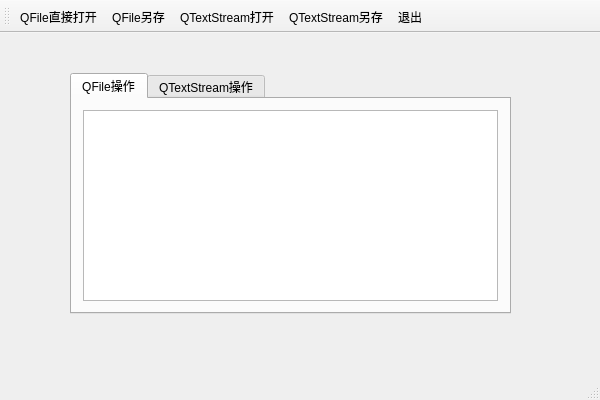
<?xml version="1.0" encoding="UTF-8"?>
<ui version="4.0">
 <class>DemoClass</class>
 <widget class="QMainWindow" name="DemoClass">
  <property name="geometry">
   <rect>
    <x>0</x>
    <y>0</y>
    <width>600</width>
    <height>400</height>
   </rect>
  </property>
  <property name="windowTitle">
   <string>Demo</string>
  </property>
  <widget class="QWidget" name="centralWidget">
   <widget class="QTabWidget" name="tabWidget">
    <property name="geometry">
     <rect>
      <x>70</x>
      <y>40</y>
      <width>441</width>
      <height>241</height>
     </rect>
    </property>
    <property name="currentIndex">
     <number>0</number>
    </property>
    <widget class="QWidget" name="tab">
     <attribute name="title">
      <string>QFile操作</string>
     </attribute>
     <layout class="QHBoxLayout" name="horizontalLayout">
      <item>
       <widget class="QPlainTextEdit" name="pTEIoDevice"/>
      </item>
     </layout>
    </widget>
    <widget class="QWidget" name="tab_2">
     <attribute name="title">
      <string>QTextStream操作</string>
     </attribute>
     <layout class="QHBoxLayout" name="horizontalLayout_2">
      <item>
       <widget class="QPlainTextEdit" name="pTETextStream">
        <property name="palette">
         <palette>
          <active>
           <colorrole role="Text">
            <brush brushstyle="SolidPattern">
             <color alpha="255">
              <red>0</red>
              <green>170</green>
              <blue>0</blue>
             </color>
            </brush>
           </colorrole>
           <colorrole role="PlaceholderText">
            <brush brushstyle="SolidPattern">
             <color alpha="128">
              <red>0</red>
              <green>170</green>
              <blue>0</blue>
             </color>
            </brush>
           </colorrole>
          </active>
          <inactive>
           <colorrole role="Text">
            <brush brushstyle="SolidPattern">
             <color alpha="255">
              <red>0</red>
              <green>170</green>
              <blue>0</blue>
             </color>
            </brush>
           </colorrole>
           <colorrole role="PlaceholderText">
            <brush brushstyle="SolidPattern">
             <color alpha="128">
              <red>0</red>
              <green>170</green>
              <blue>0</blue>
             </color>
            </brush>
           </colorrole>
          </inactive>
          <disabled>
           <colorrole role="Text">
            <brush brushstyle="SolidPattern">
             <color alpha="255">
              <red>120</red>
              <green>120</green>
              <blue>120</blue>
             </color>
            </brush>
           </colorrole>
           <colorrole role="PlaceholderText">
            <brush brushstyle="SolidPattern">
             <color alpha="128">
              <red>0</red>
              <green>0</green>
              <blue>0</blue>
             </color>
            </brush>
           </colorrole>
          </disabled>
         </palette>
        </property>
       </widget>
      </item>
     </layout>
    </widget>
   </widget>
  </widget>
  <widget class="QMenuBar" name="menuBar">
   <property name="geometry">
    <rect>
     <x>0</x>
     <y>0</y>
     <width>600</width>
     <height>23</height>
    </rect>
   </property>
  </widget>
  <widget class="QToolBar" name="mainToolBar">
   <property name="toolButtonStyle">
    <enum>Qt::ToolButtonTextUnderIcon</enum>
   </property>
   <attribute name="toolBarArea">
    <enum>TopToolBarArea</enum>
   </attribute>
   <attribute name="toolBarBreak">
    <bool>false</bool>
   </attribute>
   <addaction name="actOpen_IODevice"/>
   <addaction name="actSave_IODevice"/>
   <addaction name="actOpen_TextStream"/>
   <addaction name="actSave_TextStream"/>
   <addaction name="actQuit"/>
  </widget>
  <widget class="QStatusBar" name="statusBar"/>
  <action name="actOpen_IODevice">
   <property name="icon">
    <iconset resource="demo.qrc">
     <normaloff>:/Demo/exit.svg</normaloff>:/Demo/exit.svg</iconset>
   </property>
   <property name="text">
    <string>QFile直接打开</string>
   </property>
   <property name="toolTip">
    <string>用QFile直接打开文本文件</string>
   </property>
  </action>
  <action name="actOpen_TextStream">
   <property name="icon">
    <iconset resource="demo.qrc">
     <normaloff>:/Demo/exit.svg</normaloff>:/Demo/exit.svg</iconset>
   </property>
   <property name="text">
    <string>QTextStream打开</string>
   </property>
   <property name="toolTip">
    <string>用QtextStream打开文本文件</string>
   </property>
  </action>
  <action name="actQuit">
   <property name="icon">
    <iconset resource="demo.qrc">
     <normaloff>:/Demo/exit.svg</normaloff>:/Demo/exit.svg</iconset>
   </property>
   <property name="text">
    <string>退出</string>
   </property>
   <property name="toolTip">
    <string>退出</string>
   </property>
  </action>
  <action name="actSave_IODevice">
   <property name="icon">
    <iconset resource="demo.qrc">
     <normaloff>:/Demo/exit.svg</normaloff>:/Demo/exit.svg</iconset>
   </property>
   <property name="text">
    <string>QFile另存</string>
   </property>
   <property name="toolTip">
    <string>用QFile直接另存文件</string>
   </property>
  </action>
  <action name="actSave_TextStream">
   <property name="icon">
    <iconset resource="demo.qrc">
     <normaloff>:/Demo/exit.svg</normaloff>:/Demo/exit.svg</iconset>
   </property>
   <property name="text">
    <string>QTextStream另存</string>
   </property>
   <property name="toolTip">
    <string>用QTextStream另存文件</string>
   </property>
  </action>
 </widget>
 <layoutdefault spacing="6" margin="11"/>
 <resources>
  <include location="demo.qrc"/>
 </resources>
 <connections>
  <connection>
   <sender>actQuit</sender>
   <signal>triggered()</signal>
   <receiver>DemoClass</receiver>
   <slot>close()</slot>
   <hints>
    <hint type="sourcelabel">
     <x>-1</x>
     <y>-1</y>
    </hint>
    <hint type="destinationlabel">
     <x>299</x>
     <y>199</y>
    </hint>
   </hints>
  </connection>
 </connections>
</ui>
